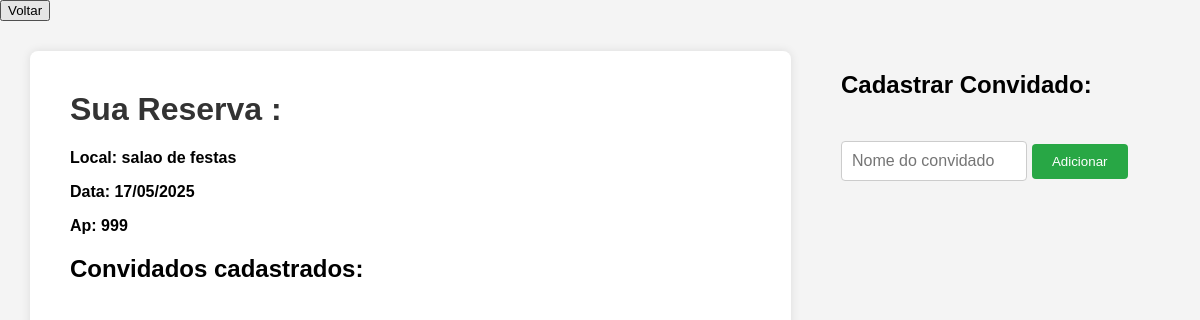
The page /cadastrar_visitantes_Evento.html/4 on the database its author committed.
### app.py (models this page shows)
class Espaco(db.Model):
    __tablename__ = 'agendamento_evento'
    id = db.Column(db.Integer, primary_key=True)
    cpf_morador = db.Column(db.Integer, nullable=False)
    data = db.Column(db.DateTime, nullable = False)
    local = db.Column(db.Integer)
    ambientes = db.Column(db.String(50), nullable=False)
    apartamento = db.Column(db.String(10), nullable=False)
    convidados = db.relationship('ConvidadoEvento', backref='evento', cascade='all, delete-orphan')

### app.py (the view)
@app.route('/cadastrar_visitantes_Evento.html/<int:id>')
def cadastrar_visitantes_Evento(id):
    eventoCarregado = get_eventos(id)
    convidadosCarregados = get_convidados(id)
    return render_template('cadastrar_visitantes_Evento.html', evento = eventoCarregado , convidados = convidadosCarregados)

### app.py (called while the page is built)
def get_eventos(id):
    eventos = Espaco.query.filter_by(id = id).first()
    if eventos is None:
        abort(484)
    return eventos

def get_convidados(id_agendamento):
    convidados = ConvidadoEvento.query.filter_by(id_agendamento = id_agendamento).all()
    if convidados is None:
        abort(484)
    return convidados

### templates/cadastrar_visitantes_Evento.html (shortened to what this page needs)
<!DOCTYPE html>
<html lang="pt-br">
<head>
</head>
<body>
  <button onclick="window.location.href='/cadastro_evento'">Voltar</button>
  <div class="container">
    <div class="formulario">
        <h1>Sua Reserva : </h1>
            <div class="perfil-info">
              <p><strong><strong>Local:</strong> {{ evento.ambientes }}</p>
              <p><strong>Data:</strong> {{ evento.data.strftime('%d/%m/%Y') }}
              <p><strong>Ap:</strong> {{ evento.apartamento }}
            </div>
            <h2>Convidados cadastrados:</h2>
    </div>
                  <div class="cadastro-convidado">
                    <h2>Cadastrar Convidado:</h2>
                      <form method="POST" action="{{url_for('adicionarVisitante', id = evento['id'])}}">
                        <input type="text" name="nome_convidado" placeholder="Nome do convidado" required>
                        <button type="submit">Adicionar</button>
                      </form>
                  </div>
  </div>
</body>
</html>

### templates/cadastrar_visitantes_Evento.html (style rules this page uses)
body { font-family: Arial, sans-serif; margin: 0; background-color: #f4f4f4; }
.container { display: flex; padding: 30px; gap: 50px; }
.formulario { flex: 1; background-color: #ffffff; padding: 40px; border-radius: 8px; box-shadow: 0 0 10px rgba(0, 0, 0, 0.1); min-height: 80vh; }
.formulario h1 { margin-top: 0; color: #333; }
.cadastro-convidado { margin-top: 20px; }
.cadastro-convidado h2 { margin-top: 20px; margin-bottom: 42px; }
.cadastro-convidado input[type="text"] { width: 50%; padding: 10px; margin-bottom: 15px; border-radius: 4px; border: 1px solid #ccc; font-size: 16px; }
.cadastro-convidado button { padding: 10px 20px; border: none; background-color: #28a745; color: white; border-radius: 4px; cursor: pointer; }

### rows shown on the page
Espaco: ambientes "salao de festas", data "17/05/2025", apartamento "999"
